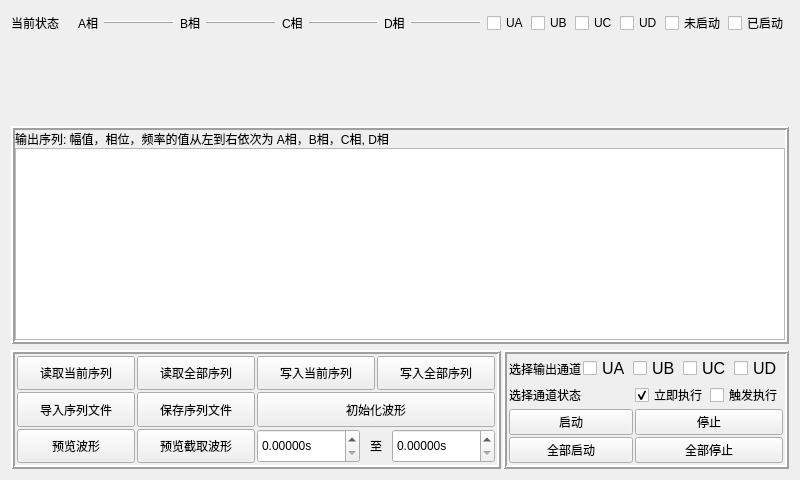
<?xml version="1.0" encoding="UTF-8"?>
<ui version="4.0">
 <class>Statu_list</class>
 <widget class="QWidget" name="Statu_list">
  <property name="geometry">
   <rect>
    <x>0</x>
    <y>0</y>
    <width>800</width>
    <height>480</height>
   </rect>
  </property>
  <property name="windowTitle">
   <string>Form</string>
  </property>
  <layout class="QGridLayout" name="gridLayout_4">
   <item row="0" column="0">
    <layout class="QHBoxLayout" name="horizontalLayout_4">
     <item>
      <widget class="QLabel" name="label_5">
       <property name="sizePolicy">
        <sizepolicy hsizetype="Fixed" vsizetype="Preferred">
         <horstretch>0</horstretch>
         <verstretch>0</verstretch>
        </sizepolicy>
       </property>
       <property name="text">
        <string>当前状态</string>
       </property>
      </widget>
     </item>
     <item>
      <widget class="QLabel" name="state">
       <property name="text">
        <string/>
       </property>
       <property name="alignment">
        <set>Qt::AlignCenter</set>
       </property>
      </widget>
     </item>
    </layout>
   </item>
   <item row="0" column="1">
    <layout class="QHBoxLayout" name="horizontalLayout_5">
     <item>
      <widget class="QLabel" name="label_20">
       <property name="text">
        <string>A相</string>
       </property>
      </widget>
     </item>
     <item>
      <widget class="Line" name="line">
       <property name="sizePolicy">
        <sizepolicy hsizetype="Expanding" vsizetype="Fixed">
         <horstretch>0</horstretch>
         <verstretch>0</verstretch>
        </sizepolicy>
       </property>
       <property name="styleSheet">
        <string notr="true">color: rgb(255, 255, 127);</string>
       </property>
       <property name="frameShadow">
        <enum>QFrame::Raised</enum>
       </property>
       <property name="orientation">
        <enum>Qt::Horizontal</enum>
       </property>
      </widget>
     </item>
     <item>
      <widget class="QLabel" name="label_21">
       <property name="text">
        <string>B相</string>
       </property>
      </widget>
     </item>
     <item>
      <widget class="Line" name="line_2">
       <property name="sizePolicy">
        <sizepolicy hsizetype="Expanding" vsizetype="Fixed">
         <horstretch>0</horstretch>
         <verstretch>0</verstretch>
        </sizepolicy>
       </property>
       <property name="frameShadow">
        <enum>QFrame::Raised</enum>
       </property>
       <property name="orientation">
        <enum>Qt::Horizontal</enum>
       </property>
      </widget>
     </item>
     <item>
      <widget class="QLabel" name="label_22">
       <property name="text">
        <string>C相</string>
       </property>
      </widget>
     </item>
     <item>
      <widget class="Line" name="line_3">
       <property name="sizePolicy">
        <sizepolicy hsizetype="Expanding" vsizetype="Fixed">
         <horstretch>0</horstretch>
         <verstretch>0</verstretch>
        </sizepolicy>
       </property>
       <property name="frameShadow">
        <enum>QFrame::Raised</enum>
       </property>
       <property name="orientation">
        <enum>Qt::Horizontal</enum>
       </property>
      </widget>
     </item>
     <item>
      <widget class="QLabel" name="label_23">
       <property name="text">
        <string>D相</string>
       </property>
      </widget>
     </item>
     <item>
      <widget class="Line" name="line_13">
       <property name="sizePolicy">
        <sizepolicy hsizetype="Expanding" vsizetype="Fixed">
         <horstretch>0</horstretch>
         <verstretch>0</verstretch>
        </sizepolicy>
       </property>
       <property name="frameShadow">
        <enum>QFrame::Raised</enum>
       </property>
       <property name="orientation">
        <enum>Qt::Horizontal</enum>
       </property>
      </widget>
     </item>
    </layout>
   </item>
   <item row="0" column="2">
    <layout class="QHBoxLayout" name="horizontalLayout_9">
     <property name="spacing">
      <number>2</number>
     </property>
     <item>
      <widget class="m_checkbox" name="ua_state">
       <property name="text">
        <string>UA</string>
       </property>
       <property name="checkable">
        <bool>false</bool>
       </property>
      </widget>
     </item>
     <item>
      <widget class="m_checkbox" name="ub_state">
       <property name="text">
        <string>UB</string>
       </property>
       <property name="checkable">
        <bool>false</bool>
       </property>
      </widget>
     </item>
     <item>
      <widget class="m_checkbox" name="uc_state">
       <property name="text">
        <string>UC</string>
       </property>
       <property name="checkable">
        <bool>false</bool>
       </property>
      </widget>
     </item>
     <item>
      <widget class="m_checkbox" name="ud_state">
       <property name="text">
        <string>UD</string>
       </property>
       <property name="checkable">
        <bool>false</bool>
       </property>
      </widget>
     </item>
     <item>
      <widget class="m_checkbox" name="stop_state">
       <property name="text">
        <string>未启动</string>
       </property>
       <property name="checkable">
        <bool>false</bool>
       </property>
      </widget>
     </item>
     <item>
      <widget class="m_checkbox" name="start_state">
       <property name="enabled">
        <bool>true</bool>
       </property>
       <property name="text">
        <string>已启动</string>
       </property>
       <property name="checkable">
        <bool>false</bool>
       </property>
      </widget>
     </item>
    </layout>
   </item>
   <item row="1" column="0" colspan="3">
    <widget class="CustomPlotHasRoll" name="show" native="true">
     <property name="sizePolicy">
      <sizepolicy hsizetype="Expanding" vsizetype="Expanding">
       <horstretch>0</horstretch>
       <verstretch>0</verstretch>
      </sizepolicy>
     </property>
    </widget>
   </item>
   <item row="2" column="0" colspan="3">
    <widget class="QFrame" name="frame">
     <property name="sizePolicy">
      <sizepolicy hsizetype="Expanding" vsizetype="Expanding">
       <horstretch>0</horstretch>
       <verstretch>0</verstretch>
      </sizepolicy>
     </property>
     <property name="frameShape">
      <enum>QFrame::Box</enum>
     </property>
     <property name="frameShadow">
      <enum>QFrame::Raised</enum>
     </property>
     <property name="lineWidth">
      <number>2</number>
     </property>
     <layout class="QGridLayout" name="gridLayout_2">
      <property name="leftMargin">
       <number>0</number>
      </property>
      <property name="topMargin">
       <number>0</number>
      </property>
      <property name="rightMargin">
       <number>0</number>
      </property>
      <property name="bottomMargin">
       <number>0</number>
      </property>
      <property name="spacing">
       <number>0</number>
      </property>
      <item row="1" column="0">
       <widget class="QTableView" name="list_state_now">
        <property name="minimumSize">
         <size>
          <width>0</width>
          <height>1</height>
         </size>
        </property>
        <property name="toolTip">
         <string>&lt;!DOCTYPE HTML PUBLIC &quot;-//W3C//DTD HTML 4.0//EN&quot; &quot;http://www.w3.org/TR/REC-html40/strict.dtd&quot;&gt;
&lt;html&gt;&lt;head&gt;&lt;meta name=&quot;qrichtext&quot; content=&quot;1&quot; /&gt;&lt;style type=&quot;text/css&quot;&gt;
p, li { white-space: pre-wrap; }
&lt;/style&gt;&lt;/head&gt;&lt;body style=&quot; font-family:'SimSun'; font-size:9pt; font-weight:400; font-style:normal;&quot;&gt;
&lt;p style=&quot; margin-top:12px; margin-bottom:12px; margin-left:0px; margin-right:0px; -qt-block-indent:0; text-indent:0px;&quot;&gt;输出值以逗号分隔。幅值范围为0~500V。相位范围为-360~360度。频率范围为40~65Hz。持续时间小于等于&lt;span style=&quot; font-family:'宋体';&quot;&gt;0时，当前项连续输出，直到收到停止命令。&lt;/span&gt;&lt;/p&gt;&lt;/body&gt;&lt;/html&gt;</string>
        </property>
       </widget>
      </item>
      <item row="0" column="0">
       <layout class="QHBoxLayout" name="horizontalLayout_8">
        <item>
         <widget class="QLabel" name="label_3">
          <property name="sizePolicy">
           <sizepolicy hsizetype="Expanding" vsizetype="Fixed">
            <horstretch>0</horstretch>
            <verstretch>0</verstretch>
           </sizepolicy>
          </property>
          <property name="text">
           <string>输出序列: 幅值，相位，频率的值从左到右依次为 A相，B相，C相, D相</string>
          </property>
         </widget>
        </item>
        <item>
         <widget class="QLabel" name="file_name">
          <property name="sizePolicy">
           <sizepolicy hsizetype="Expanding" vsizetype="Preferred">
            <horstretch>0</horstretch>
            <verstretch>0</verstretch>
           </sizepolicy>
          </property>
          <property name="text">
           <string/>
          </property>
          <property name="alignment">
           <set>Qt::AlignCenter</set>
          </property>
         </widget>
        </item>
       </layout>
      </item>
     </layout>
    </widget>
   </item>
   <item row="3" column="0" colspan="3">
    <layout class="QHBoxLayout" name="horizontalLayout" stretch="2,1">
     <property name="spacing">
      <number>2</number>
     </property>
     <item>
      <widget class="QFrame" name="frame_3">
       <property name="sizePolicy">
        <sizepolicy hsizetype="Expanding" vsizetype="Expanding">
         <horstretch>0</horstretch>
         <verstretch>0</verstretch>
        </sizepolicy>
       </property>
       <property name="frameShape">
        <enum>QFrame::Box</enum>
       </property>
       <property name="frameShadow">
        <enum>QFrame::Raised</enum>
       </property>
       <property name="lineWidth">
        <number>2</number>
       </property>
       <layout class="QGridLayout" name="gridLayout_3">
        <property name="leftMargin">
         <number>2</number>
        </property>
        <property name="topMargin">
         <number>2</number>
        </property>
        <property name="rightMargin">
         <number>2</number>
        </property>
        <property name="bottomMargin">
         <number>2</number>
        </property>
        <property name="spacing">
         <number>2</number>
        </property>
        <item row="1" column="3">
         <widget class="QPushButton" name="save_file">
          <property name="sizePolicy">
           <sizepolicy hsizetype="Expanding" vsizetype="Expanding">
            <horstretch>0</horstretch>
            <verstretch>0</verstretch>
           </sizepolicy>
          </property>
          <property name="toolTip">
           <string>将状态序列信息保存到波形文件中</string>
          </property>
          <property name="text">
           <string>保存序列文件</string>
          </property>
         </widget>
        </item>
        <item row="2" column="2">
         <widget class="QPushButton" name="priview">
          <property name="sizePolicy">
           <sizepolicy hsizetype="Expanding" vsizetype="Expanding">
            <horstretch>0</horstretch>
            <verstretch>0</verstretch>
           </sizepolicy>
          </property>
          <property name="toolTip">
           <string>预览全部输出序列波形</string>
          </property>
          <property name="text">
           <string>预览波形</string>
          </property>
         </widget>
        </item>
        <item row="0" column="3">
         <widget class="QPushButton" name="all_read">
          <property name="sizePolicy">
           <sizepolicy hsizetype="Expanding" vsizetype="Expanding">
            <horstretch>0</horstretch>
            <verstretch>0</verstretch>
           </sizepolicy>
          </property>
          <property name="toolTip">
           <string>读取主板中的全部序列信息并显示出来</string>
          </property>
          <property name="text">
           <string>读取全部序列</string>
          </property>
         </widget>
        </item>
        <item row="1" column="4" colspan="2">
         <widget class="QPushButton" name="init_wave">
          <property name="sizePolicy">
           <sizepolicy hsizetype="Expanding" vsizetype="Expanding">
            <horstretch>0</horstretch>
            <verstretch>0</verstretch>
           </sizepolicy>
          </property>
          <property name="text">
           <string>初始化波形</string>
          </property>
         </widget>
        </item>
        <item row="0" column="5">
         <widget class="QPushButton" name="all_write">
          <property name="sizePolicy">
           <sizepolicy hsizetype="Expanding" vsizetype="Expanding">
            <horstretch>0</horstretch>
            <verstretch>0</verstretch>
           </sizepolicy>
          </property>
          <property name="toolTip">
           <string>将输出列表中的全部序列写入主板中并初始化</string>
          </property>
          <property name="text">
           <string>写入全部序列</string>
          </property>
         </widget>
        </item>
        <item row="2" column="3">
         <widget class="QPushButton" name="mid">
          <property name="sizePolicy">
           <sizepolicy hsizetype="Expanding" vsizetype="Expanding">
            <horstretch>0</horstretch>
            <verstretch>0</verstretch>
           </sizepolicy>
          </property>
          <property name="toolTip">
           <string>截取一段波形进行预览</string>
          </property>
          <property name="text">
           <string>预览截取波形</string>
          </property>
         </widget>
        </item>
        <item row="2" column="4" colspan="2">
         <layout class="QHBoxLayout" name="horizontalLayout_11">
          <property name="spacing">
           <number>2</number>
          </property>
          <item>
           <widget class="QDoubleSpinBox" name="mid_start">
            <property name="sizePolicy">
             <sizepolicy hsizetype="Expanding" vsizetype="Expanding">
              <horstretch>0</horstretch>
              <verstretch>0</verstretch>
             </sizepolicy>
            </property>
            <property name="toolTip">
             <string>截取起始点</string>
            </property>
            <property name="suffix">
             <string>s</string>
            </property>
            <property name="decimals">
             <number>5</number>
            </property>
            <property name="maximum">
             <double>99999.000000000000000</double>
            </property>
           </widget>
          </item>
          <item>
           <widget class="QLabel" name="label_4">
            <property name="sizePolicy">
             <sizepolicy hsizetype="Expanding" vsizetype="Expanding">
              <horstretch>0</horstretch>
              <verstretch>0</verstretch>
             </sizepolicy>
            </property>
            <property name="text">
             <string>至</string>
            </property>
            <property name="alignment">
             <set>Qt::AlignCenter</set>
            </property>
           </widget>
          </item>
          <item>
           <widget class="QDoubleSpinBox" name="mid_end">
            <property name="sizePolicy">
             <sizepolicy hsizetype="Expanding" vsizetype="Expanding">
              <horstretch>0</horstretch>
              <verstretch>0</verstretch>
             </sizepolicy>
            </property>
            <property name="toolTip">
             <string>截取结束点</string>
            </property>
            <property name="suffix">
             <string>s</string>
            </property>
            <property name="decimals">
             <number>5</number>
            </property>
            <property name="maximum">
             <double>99999.000000000000000</double>
            </property>
           </widget>
          </item>
         </layout>
        </item>
        <item row="1" column="2">
         <widget class="QPushButton" name="in_file">
          <property name="sizePolicy">
           <sizepolicy hsizetype="Expanding" vsizetype="Expanding">
            <horstretch>0</horstretch>
            <verstretch>0</verstretch>
           </sizepolicy>
          </property>
          <property name="toolTip">
           <string>将波形文件导入到软件中</string>
          </property>
          <property name="text">
           <string>导入序列文件</string>
          </property>
         </widget>
        </item>
        <item row="0" column="2">
         <widget class="QPushButton" name="read">
          <property name="sizePolicy">
           <sizepolicy hsizetype="Expanding" vsizetype="Expanding">
            <horstretch>0</horstretch>
            <verstretch>0</verstretch>
           </sizepolicy>
          </property>
          <property name="toolTip">
           <string>读取主板中的当前序列信息并显示出来</string>
          </property>
          <property name="text">
           <string>读取当前序列</string>
          </property>
         </widget>
        </item>
        <item row="0" column="4">
         <widget class="QPushButton" name="write">
          <property name="sizePolicy">
           <sizepolicy hsizetype="Expanding" vsizetype="Expanding">
            <horstretch>0</horstretch>
            <verstretch>0</verstretch>
           </sizepolicy>
          </property>
          <property name="toolTip">
           <string>将当前的序列信息写入主板中并初始化序列波形</string>
          </property>
          <property name="text">
           <string>写入当前序列</string>
          </property>
         </widget>
        </item>
       </layout>
      </widget>
     </item>
     <item>
      <widget class="QFrame" name="frame_4">
       <property name="sizePolicy">
        <sizepolicy hsizetype="Expanding" vsizetype="Expanding">
         <horstretch>0</horstretch>
         <verstretch>0</verstretch>
        </sizepolicy>
       </property>
       <property name="frameShape">
        <enum>QFrame::Box</enum>
       </property>
       <property name="frameShadow">
        <enum>QFrame::Raised</enum>
       </property>
       <property name="lineWidth">
        <number>2</number>
       </property>
       <layout class="QGridLayout" name="gridLayout">
        <property name="leftMargin">
         <number>2</number>
        </property>
        <property name="topMargin">
         <number>2</number>
        </property>
        <property name="rightMargin">
         <number>2</number>
        </property>
        <property name="bottomMargin">
         <number>2</number>
        </property>
        <property name="spacing">
         <number>2</number>
        </property>
        <item row="0" column="0" colspan="2">
         <layout class="QHBoxLayout" name="horizontalLayout_2">
          <property name="spacing">
           <number>2</number>
          </property>
          <item>
           <widget class="QLabel" name="label">
            <property name="text">
             <string>选择输出通道</string>
            </property>
           </widget>
          </item>
          <item>
           <widget class="QCheckBox" name="ua">
            <property name="font">
             <font>
              <pointsize>12</pointsize>
             </font>
            </property>
            <property name="text">
             <string>UA</string>
            </property>
           </widget>
          </item>
          <item>
           <widget class="QCheckBox" name="ub">
            <property name="font">
             <font>
              <pointsize>12</pointsize>
             </font>
            </property>
            <property name="text">
             <string>UB</string>
            </property>
           </widget>
          </item>
          <item>
           <widget class="QCheckBox" name="uc">
            <property name="font">
             <font>
              <pointsize>12</pointsize>
             </font>
            </property>
            <property name="text">
             <string>UC</string>
            </property>
           </widget>
          </item>
          <item>
           <widget class="QCheckBox" name="ud">
            <property name="font">
             <font>
              <pointsize>12</pointsize>
             </font>
            </property>
            <property name="text">
             <string>UD</string>
            </property>
           </widget>
          </item>
         </layout>
        </item>
        <item row="1" column="0">
         <widget class="QLabel" name="label_2">
          <property name="text">
           <string>选择通道状态</string>
          </property>
         </widget>
        </item>
        <item row="1" column="1">
         <layout class="QHBoxLayout" name="horizontalLayout_3">
          <property name="spacing">
           <number>2</number>
          </property>
          <item>
           <widget class="QCheckBox" name="now_start">
            <property name="toolTip">
             <string>立即执行启动或停止动作。</string>
            </property>
            <property name="text">
             <string>立即执行</string>
            </property>
            <property name="checked">
             <bool>true</bool>
            </property>
            <attribute name="buttonGroup">
             <string notr="true">buttonGroup</string>
            </attribute>
           </widget>
          </item>
          <item>
           <widget class="QCheckBox" name="wait_start">
            <property name="toolTip">
             <string>启动命令要等待触发信号，停止命令要
等待本状态时间执行完毕后停止</string>
            </property>
            <property name="text">
             <string>触发执行</string>
            </property>
            <attribute name="buttonGroup">
             <string notr="true">buttonGroup</string>
            </attribute>
           </widget>
          </item>
         </layout>
        </item>
        <item row="2" column="0">
         <widget class="QPushButton" name="start">
          <property name="sizePolicy">
           <sizepolicy hsizetype="Expanding" vsizetype="Expanding">
            <horstretch>0</horstretch>
            <verstretch>0</verstretch>
           </sizepolicy>
          </property>
          <property name="toolTip">
           <string>&lt;html&gt;&lt;head/&gt;&lt;body&gt;&lt;p&gt;根据选中的通道，启动相应的相，启动前要先初始化波形&lt;/p&gt;&lt;p&gt;若之前写入过动态波形，需重新初始化&lt;/p&gt;&lt;/body&gt;&lt;/html&gt;</string>
          </property>
          <property name="text">
           <string>启动</string>
          </property>
         </widget>
        </item>
        <item row="2" column="1">
         <widget class="QPushButton" name="stop">
          <property name="sizePolicy">
           <sizepolicy hsizetype="Expanding" vsizetype="Expanding">
            <horstretch>0</horstretch>
            <verstretch>0</verstretch>
           </sizepolicy>
          </property>
          <property name="toolTip">
           <string>根据选中的通道，停止相应的相</string>
          </property>
          <property name="text">
           <string>停止</string>
          </property>
         </widget>
        </item>
        <item row="3" column="0">
         <widget class="QPushButton" name="all_start">
          <property name="sizePolicy">
           <sizepolicy hsizetype="Expanding" vsizetype="Expanding">
            <horstretch>0</horstretch>
            <verstretch>0</verstretch>
           </sizepolicy>
          </property>
          <property name="toolTip">
           <string>&lt;html&gt;&lt;head/&gt;&lt;body&gt;&lt;p&gt;启动三相电压，启动前要先初始化波形&lt;/p&gt;&lt;/body&gt;&lt;/html&gt;</string>
          </property>
          <property name="text">
           <string>全部启动</string>
          </property>
         </widget>
        </item>
        <item row="3" column="1">
         <widget class="QPushButton" name="all_stop">
          <property name="sizePolicy">
           <sizepolicy hsizetype="Expanding" vsizetype="Expanding">
            <horstretch>0</horstretch>
            <verstretch>0</verstretch>
           </sizepolicy>
          </property>
          <property name="toolTip">
           <string>停止三相电压</string>
          </property>
          <property name="text">
           <string>全部停止</string>
          </property>
         </widget>
        </item>
       </layout>
      </widget>
     </item>
    </layout>
   </item>
  </layout>
 </widget>
 <customwidgets>
  <customwidget>
   <class>CustomPlotHasRoll</class>
   <extends>QWidget</extends>
   <header location="global">customplothasroll.h</header>
   <container>1</container>
  </customwidget>
  <customwidget>
   <class>m_checkbox</class>
   <extends>QCheckBox</extends>
   <header>m_checkbox.h</header>
  </customwidget>
 </customwidgets>
 <resources/>
 <connections/>
 <buttongroups>
  <buttongroup name="buttonGroup"/>
 </buttongroups>
</ui>
